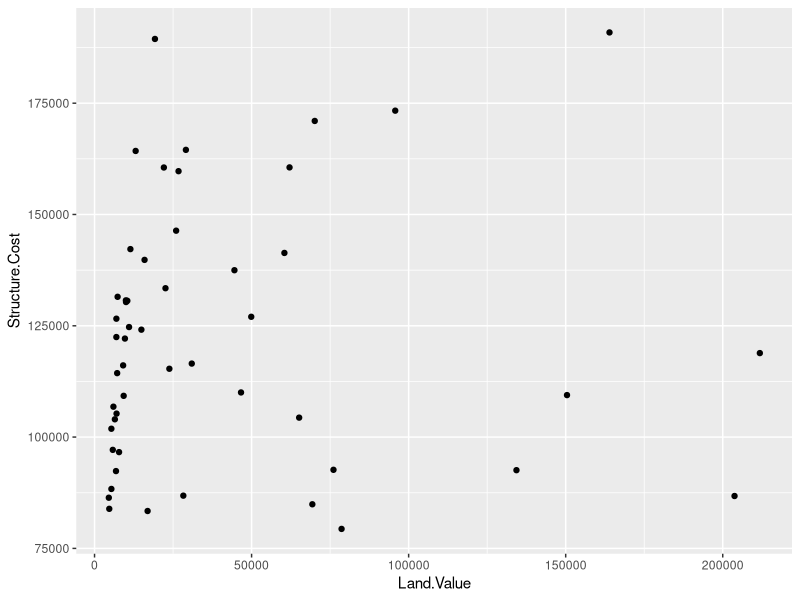
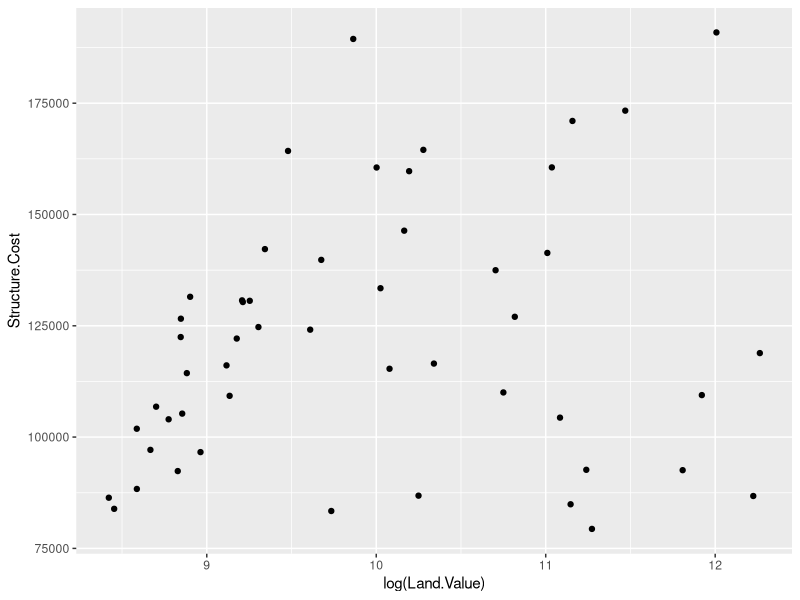
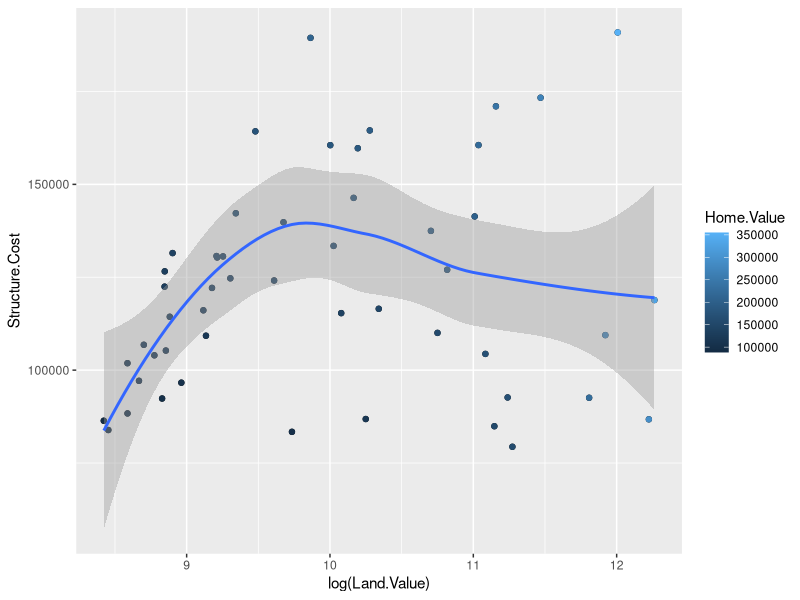
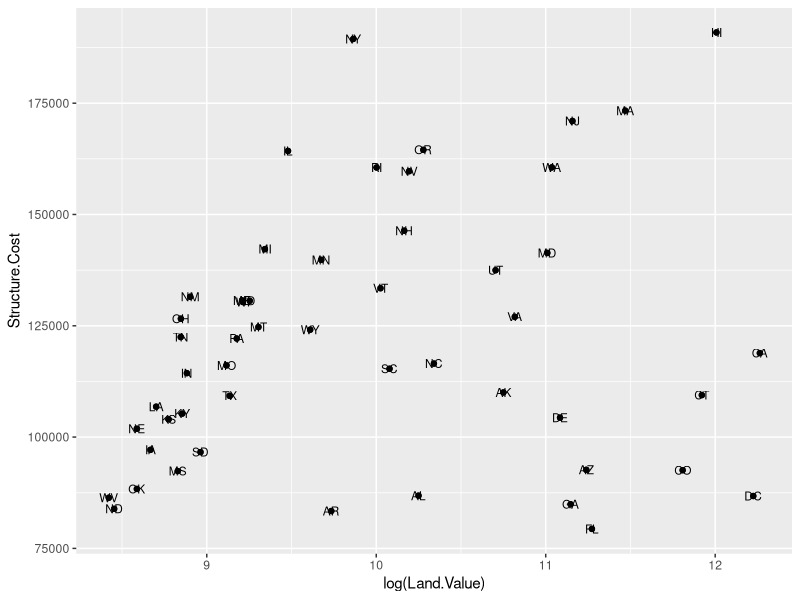
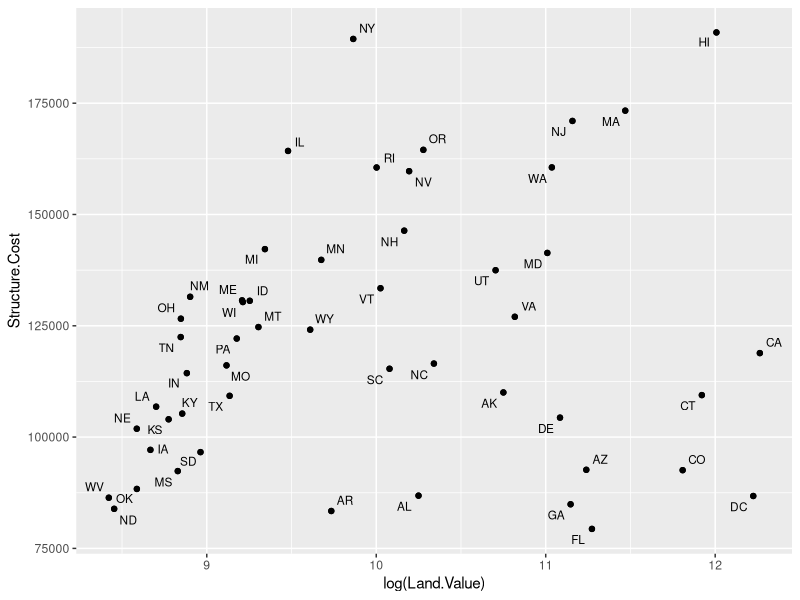
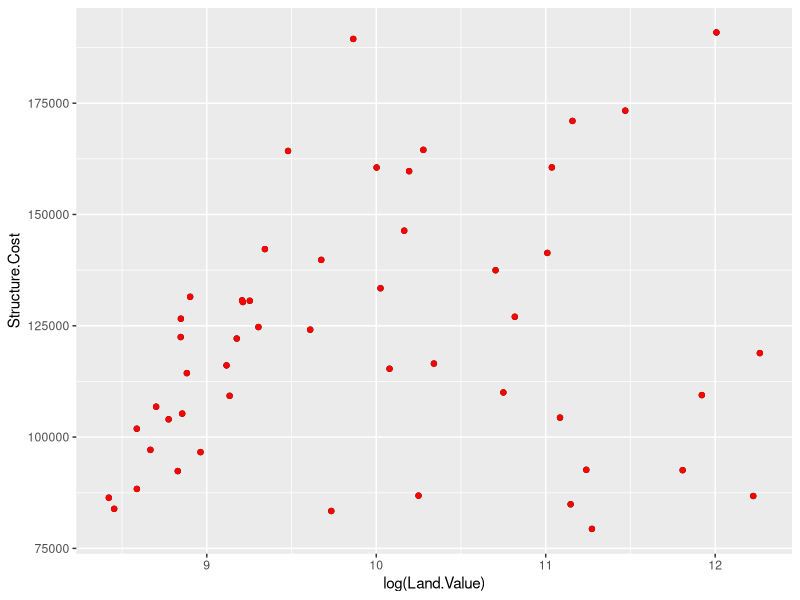
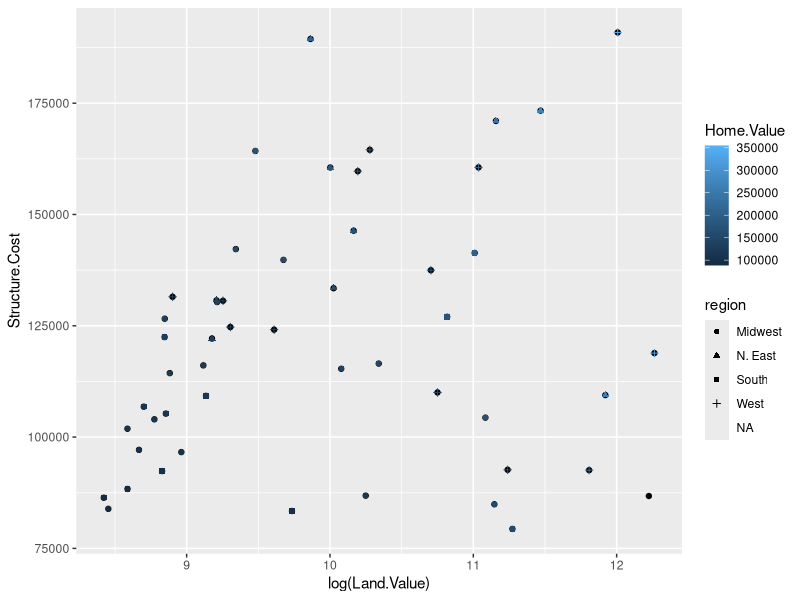
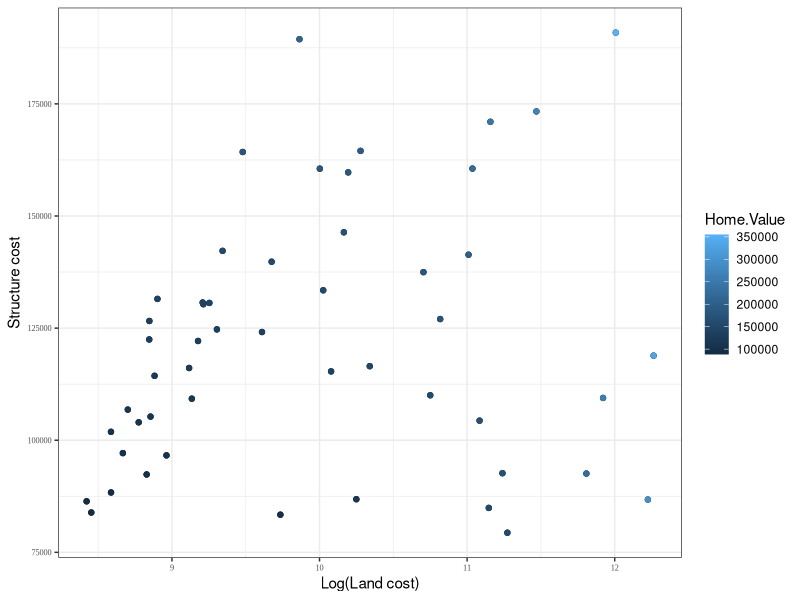

Generate these figures, in order, with R:
# Prepared by: Akash Gupta, member of R Café


library(ggplot2)
library(dplyr)
#Setting up the directory
#setwd("path to your directory where you save your data")

##   Upload the data
housing = read.csv("landdata-states.csv")
head(housing)


##   Now that we know about geometric objects and aesthetic mapping, we can
##   make a ggplot. `geom_point' requires mappings for x and y, all others
##   are optional.

hp2001Q1 = housing %>% filter(Date == 2001.25) 
ggplot(hp2001Q1,
       aes(y = Structure.Cost, x = Land.Value)) +
  geom_point()

p1 = ggplot(hp2001Q1,
       aes(y = Structure.Cost, x = log(Land.Value))) +
  geom_point()
p1

## Smoothers
## ~~~~~~~~~
##   Not all geometric objects are simple shapes--the smooth geom includes
##   a line and a ribbon.

p1 +
  geom_point(aes(color = Home.Value)) +
  geom_smooth()

## Text (Label Points)
## ~~~~~~~~~~~~~~~~~~~
##   Each `geom' accepts a particualar set of mappings--for example
##   `geom_text()' accepts a `labels' mapping.

p1 + 
  geom_point() + 
  geom_text(aes(label=State), size = 3)

## install.packages("ggrepel") 
library(ggrepel)
p1 + 
  geom_point() + 
  geom_text_repel(aes(label=State), size = 3)

## Aesthetic Mapping VS Assignment
## ~~~~~~~~~~~~~~~~~~~~~~~~~~~~~~~

##   Note that variables are mapped to aesthetics with the `aes()'
##   function, while fixed aesthetics are set outside the `aes()' call.
##   This sometimes leads to confusion, as in this example:

p1 +
  geom_point(color="red")
          

## Mapping Variables To Other Aesthetics
## ~~~~~~~~~~~~~~~~~~~~~~~~~~~~~~~~~~~~~

##   Other aesthetics are mapped in the same way as x and y in the previous
##   example.

p1 +
  geom_point(aes(color=Home.Value, shape = region)) 
# Changing new theme and adding labels on x and y axis
p1 +
  geom_point(aes(color=Home.Value)) +
  theme_bw() +
  theme(legend.position="right",
        axis.text=element_text(size = 6, family = "Times New Roman")) +
  xlab("Log(Land cost)") + 
  ylab("Structure cost")

# Removing grid
p1 +
  geom_point(aes(color=Home.Value)) +
  theme_bw() +
  theme(legend.position="right",
        axis.text=element_text(size = 6, family = "Times New Roman"),
        panel.grid = element_blank()) +
  xlab("Log(Land cost)") + 
  ylab("Structure cost")

# Changin the scales of aesthetic (x, y, color, shape etc) 
p1 +
  geom_point(aes(color=Home.Value)) +
  theme_bw() +
  theme(legend.position="right",
        axis.text=element_text(size = 6,family = "Times New Roman"),
        panel.grid = element_blank()) +
  scale_x_continuous(name = "Log(Land cost)") + 
  scale_y_continuous(name = "Structure cost") +
  scale_color_continuous(name = "Home cost",
                         low = "blue", 
                         high = "red")

# Reference: http://tutorials.iq.harvard.edu/R/Rgraphics/Rgraphics.html